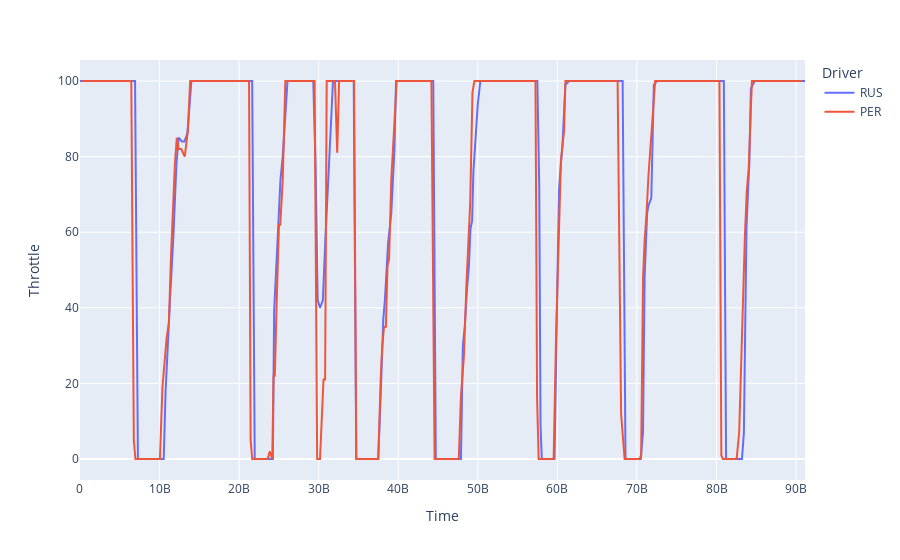

Write notebook code for a chart like this one.
### Code cell
fig = px.line(telemetry, "Time", "Throttle", color="Driver")
fig.show()

### Figure 1 — Plotly figure (JSON) as saved in the notebook; plotly's stock layout.template omitted (floating-point values rounded to 4 significant figures; data arrays with more than 128 entries replaced by an {"elided": "..."} marker saying what was removed)
{"data": [{"hovertemplate": "Driver=RUS<br>Time=%{x}<br>Throttle=%{y}<extra></extra>", "legendgroup": "RUS", "line": {"color": "#636efa", "dash": "solid"}, "marker": {"symbol": "circle"}, "mode": "lines", "name": "RUS", "orientation": "v", "showlegend": true, "type": "scatter", "x": {"elided": "341 int values"}, "xaxis": "x", "y": {"elided": "341 int values"}, "yaxis": "y"}, {"hovertemplate": "Driver=PER<br>Time=%{x}<br>Throttle=%{y}<extra></extra>", "legendgroup": "PER", "line": {"color": "#EF553B", "dash": "solid"}, "marker": {"symbol": "circle"}, "mode": "lines", "name": "PER", "orientation": "v", "showlegend": true, "type": "scatter", "x": {"elided": "337 int values"}, "xaxis": "x", "y": {"elided": "337 int values"}, "yaxis": "y"}], "layout": {"legend": {"title": {"text": "Driver"}, "tracegroupgap": 0}, "margin": {"t": 60}, "xaxis": {"anchor": "y", "domain": [0, 1], "title": {"text": "Time"}}, "yaxis": {"anchor": "x", "domain": [0, 1], "title": {"text": "Throttle"}}}}
